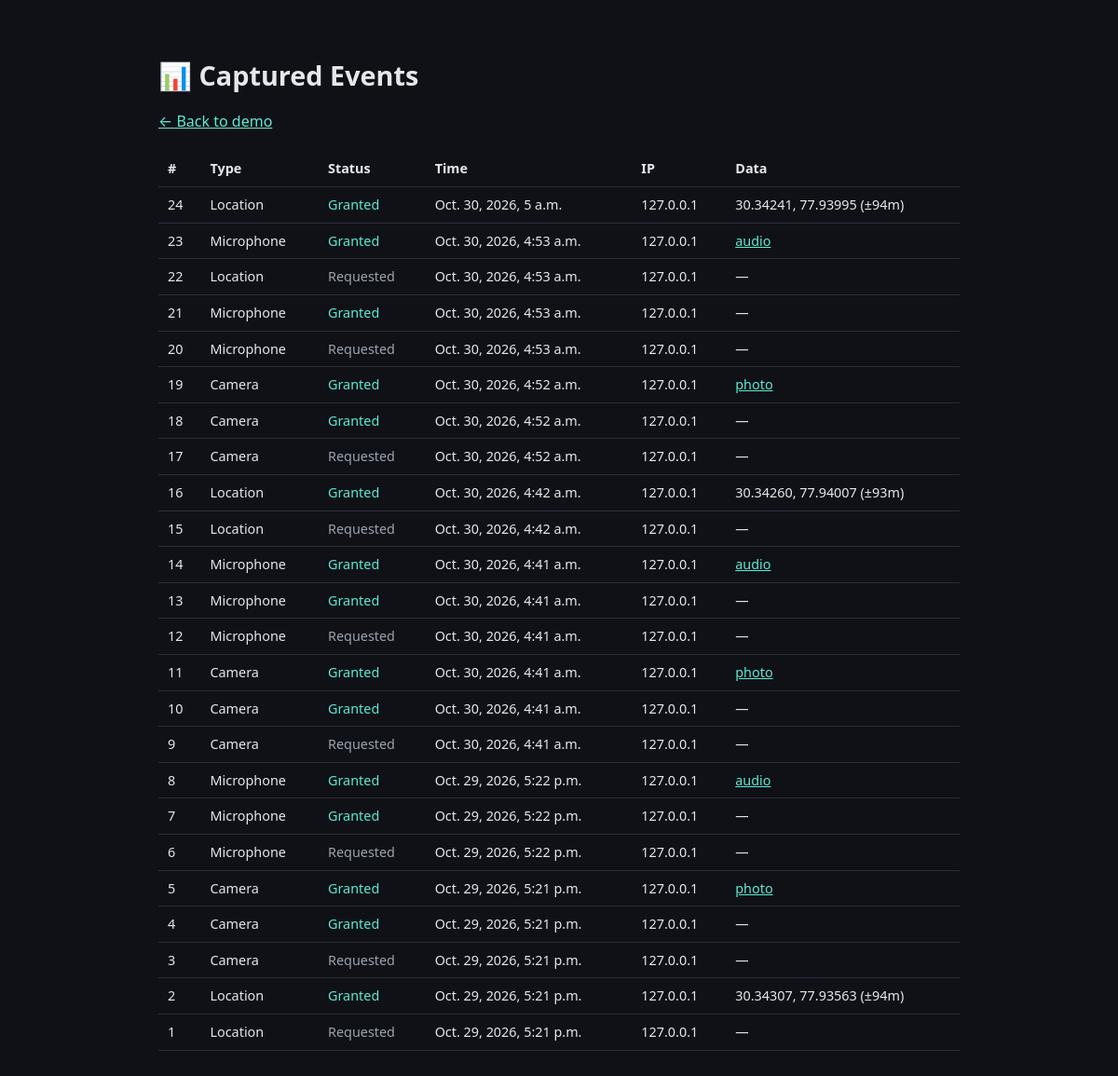
/dashboard/, run on the app's committed database.
### tracker/models.py (models this page shows, shortened)
class CapturedEvent(models.Model):
    PERMISSION_CHOICES = [
        ("camera", "Camera"),
        ("microphone", "Microphone"),
        ("location", "Location"),
    ]
    STATUS_CHOICES = [
        ("requested", "Requested"),
        ("granted", "Granted"),
        ("denied", "Denied"),
    ]
    permission_type = models.CharField(max_length=20, choices=PERMISSION_CHOICES)
    status = models.CharField(max_length=20, choices=STATUS_CHOICES, default="requested")
    timestamp = models.DateTimeField(auto_now_add=True)
    ip_address = models.GenericIPAddressField(null=True, blank=True)
    user_agent = models.TextField(blank=True)
    photo = models.ImageField(upload_to="captures/photos/", null=True, blank=True)
    audio = models.FileField(upload_to="captures/audio/", null=True, blank=True)
    latitude = models.FloatField(null=True, blank=True)
    longitude = models.FloatField(null=True, blank=True)
    location_accuracy_m = models.FloatField(null=True, blank=True)
    extra_data = models.JSONField(null=True, blank=True)
    class Meta:
        ordering = ["-timestamp"]

### tracker/views.py (the view)
# urls.py: path("dashboard/", views.dashboard, name="dashboard"),
def dashboard(request):
    events = CapturedEvent.objects.all()[:200]
    return render(request, "tracker/dashboard.html", {"events": events})

### tracker/templates/tracker/dashboard.html (shortened to what this page needs)
{% load static %}
<!DOCTYPE html>
<html lang="en">
<head>
    <link rel="stylesheet" href="{% static 'tracker/css/style.css' %}">
</head>
<body>
    <div class="container">
        <h1>📊 Captured Events</h1>
        <p><a href="{% url 'tracker:index' %}">&larr; Back to demo</a></p>
        <table class="events-table">
            <thead>
                <tr>
                    <th>#</th>
                    <th>Type</th>
                    <th>Status</th>
                    <th>Time</th>
                    <th>IP</th>
                    <th>Data</th>
                </tr>
            </thead>
            <tbody>
                {% for e in events %}
                <tr>
                    <td>{{ e.id }}</td>
                    <td>{{ e.get_permission_type_display }}</td>
                    <td class="status-{{ e.status }}">{{ e.get_status_display }}</td>
                    <td>{{ e.timestamp }}</td>
                    <td>{{ e.ip_address }}</td>
                    <td>
                        {% if e.photo %}
                            <a href="{{ e.photo.url }}" target="_blank">photo</a>
                        {% elif e.audio %}
                            <a href="{{ e.audio.url }}" target="_blank">audio</a>
                        {% elif e.latitude %}
                            {{ e.latitude|floatformat:5 }}, {{ e.longitude|floatformat:5 }}
                            (±{{ e.location_accuracy_m|floatformat:0 }}m)
                        {% else %}
                            —
                        {% endif %}
                    </td>
                </tr>
                {% empty %}
                <tr><td colspan="6">No events yet. Go try the buttons on the demo page.</td></tr>
                {% endfor %}
            </tbody>
        </table>
    </div>
</body>
</html>

### tracker/static/tracker/css/style.css (style rules this page uses)
:root { --bg: #0f1117; --card-bg: #181b24; --accent: #5eead4; --accent-2: #f87171; --text: #e5e7eb; --muted: #9ca3af; --border: #2a2e3a; }
* { box-sizing: border-box; }
body { margin: 0; background: var(--bg); color: var(--text); font-family: "Segoe UI", system-ui, -apple-system, sans-serif; line-height: 1.5; }
.container { max-width: 900px; margin: 0 auto; padding: 40px 20px 80px; }
h1 { font-size: 1.8rem; margin-bottom: 4px; }
a { color: var(--accent); }
.events-table { width: 100%; border-collapse: collapse; margin-top: 20px; font-size: 0.9rem; }
.events-table th, .events-table td { border-bottom: 1px solid var(--border); padding: 8px 10px; text-align: left; }
.status-granted { color: var(--accent); }
.status-requested { color: var(--muted); }

### data on the page
CapturedEvent: id "24", permission_type "Location", status "Granted", timestamp "Oct. 30, 2026, 5 a.m.", ip_address "127.0.0.1", latitude "30.34241", longitude "77.93995", location_accuracy_m "94"
CapturedEvent: id "23", permission_type "Microphone", status "Granted", timestamp "Oct. 30, 2026, 4:53 a.m.", ip_address "127.0.0.1"
CapturedEvent: id "22", permission_type "Location", status "Requested", timestamp "Oct. 30, 2026, 4:53 a.m.", ip_address "127.0.0.1"
CapturedEvent: id "21", permission_type "Microphone", status "Granted", timestamp "Oct. 30, 2026, 4:53 a.m.", ip_address "127.0.0.1"
CapturedEvent: id "20", permission_type "Microphone", status "Requested", timestamp "Oct. 30, 2026, 4:53 a.m.", ip_address "127.0.0.1"
CapturedEvent: id "19", permission_type "Camera", status "Granted", timestamp "Oct. 30, 2026, 4:52 a.m.", ip_address "127.0.0.1"
CapturedEvent: id "18", permission_type "Camera", status "Granted", timestamp "Oct. 30, 2026, 4:52 a.m.", ip_address "127.0.0.1"
CapturedEvent: id "17", permission_type "Camera", status "Requested", timestamp "Oct. 30, 2026, 4:52 a.m.", ip_address "127.0.0.1"
CapturedEvent: id "16", permission_type "Location", status "Granted", timestamp "Oct. 30, 2026, 4:42 a.m.", ip_address "127.0.0.1", latitude "30.34260", longitude "77.94007", location_accuracy_m "93"
CapturedEvent: id "15", permission_type "Location", status "Requested", timestamp "Oct. 30, 2026, 4:42 a.m.", ip_address "127.0.0.1"
CapturedEvent: id "14", permission_type "Microphone", status "Granted", timestamp "Oct. 30, 2026, 4:41 a.m.", ip_address "127.0.0.1"
CapturedEvent: id "13", permission_type "Microphone", status "Granted", timestamp "Oct. 30, 2026, 4:41 a.m.", ip_address "127.0.0.1"
CapturedEvent: id "12", permission_type "Microphone", status "Requested", timestamp "Oct. 30, 2026, 4:41 a.m.", ip_address "127.0.0.1"
CapturedEvent: id "11", permission_type "Camera", status "Granted", timestamp "Oct. 30, 2026, 4:41 a.m.", ip_address "127.0.0.1"
CapturedEvent: id "10", permission_type "Camera", status "Granted", timestamp "Oct. 30, 2026, 4:41 a.m.", ip_address "127.0.0.1"
CapturedEvent: id "9", permission_type "Camera", status "Requested", timestamp "Oct. 30, 2026, 4:41 a.m.", ip_address "127.0.0.1"
CapturedEvent: id "8", permission_type "Microphone", status "Granted", timestamp "Oct. 29, 2026, 5:22 p.m.", ip_address "127.0.0.1"
CapturedEvent: id "7", permission_type "Microphone", status "Granted", timestamp "Oct. 29, 2026, 5:22 p.m.", ip_address "127.0.0.1"
CapturedEvent: id "6", permission_type "Microphone", status "Requested", timestamp "Oct. 29, 2026, 5:22 p.m.", ip_address "127.0.0.1"
CapturedEvent: id "5", permission_type "Camera", status "Granted", timestamp "Oct. 29, 2026, 5:21 p.m.", ip_address "127.0.0.1"
CapturedEvent: id "4", permission_type "Camera", status "Granted", timestamp "Oct. 29, 2026, 5:21 p.m.", ip_address "127.0.0.1"
CapturedEvent: id "3", permission_type "Camera", status "Requested", timestamp "Oct. 29, 2026, 5:21 p.m.", ip_address "127.0.0.1"
CapturedEvent: id "2", permission_type "Location", status "Granted", timestamp "Oct. 29, 2026, 5:21 p.m.", ip_address "127.0.0.1", latitude "30.34307", longitude "77.93563", location_accuracy_m "94"
CapturedEvent: id "1", permission_type "Location", status "Requested", timestamp "Oct. 29, 2026, 5:21 p.m.", ip_address "127.0.0.1"
